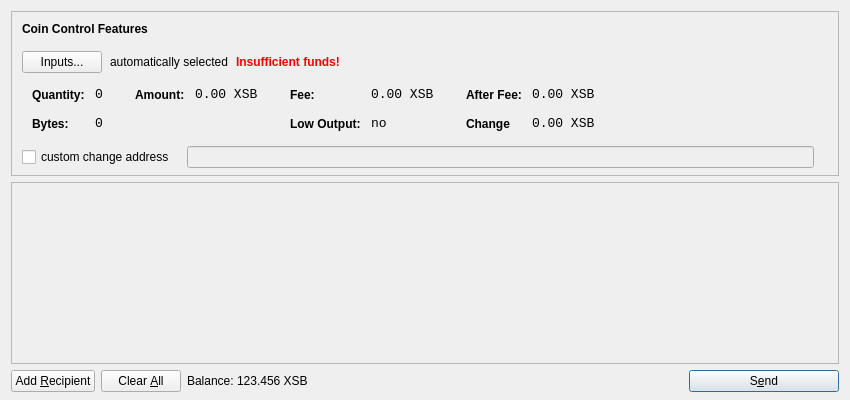
<?xml version="1.0" encoding="UTF-8"?>
<ui version="4.0">
 <class>SendCoinsDialog</class>
 <widget class="QDialog" name="SendCoinsDialog">
  <property name="geometry">
   <rect>
    <x>0</x>
    <y>0</y>
    <width>850</width>
    <height>400</height>
   </rect>
  </property>
  <property name="windowTitle">
   <string>Send Coins</string>
  </property>
  <layout class="QVBoxLayout" name="verticalLayout" stretch="0,1,0">
   <property name="bottomMargin">
    <number>8</number>
   </property>
   <item>
    <widget class="QFrame" name="frameCoinControl">
     <property name="sizePolicy">
      <sizepolicy hsizetype="Expanding" vsizetype="Expanding">
       <horstretch>0</horstretch>
       <verstretch>0</verstretch>
      </sizepolicy>
     </property>
     <property name="maximumSize">
      <size>
       <width>16777215</width>
       <height>16777215</height>
      </size>
     </property>
     <property name="frameShape">
      <enum>QFrame::StyledPanel</enum>
     </property>
     <property name="frameShadow">
      <enum>QFrame::Sunken</enum>
     </property>
     <layout class="QVBoxLayout" name="verticalLayoutCoinControl2">
      <property name="spacing">
       <number>-1</number>
      </property>
      <property name="leftMargin">
       <number>0</number>
      </property>
      <property name="topMargin">
       <number>0</number>
      </property>
      <property name="rightMargin">
       <number>0</number>
      </property>
      <property name="bottomMargin">
       <number>6</number>
      </property>
      <item>
       <layout class="QVBoxLayout" name="verticalLayoutCoinControl" stretch="0,0,0,0,1">
        <property name="spacing">
         <number>0</number>
        </property>
        <property name="leftMargin">
         <number>10</number>
        </property>
        <property name="topMargin">
         <number>10</number>
        </property>
        <item>
         <layout class="QHBoxLayout" name="horizontalLayoutCoinControl1">
          <property name="bottomMargin">
           <number>15</number>
          </property>
          <item>
           <widget class="QLabel" name="labelCoinControlFeatures">
            <property name="sizePolicy">
             <sizepolicy hsizetype="Preferred" vsizetype="Maximum">
              <horstretch>0</horstretch>
              <verstretch>0</verstretch>
             </sizepolicy>
            </property>
            <property name="font">
             <font>
              <weight>75</weight>
              <bold>true</bold>
             </font>
            </property>
            <property name="styleSheet">
             <string notr="true">font-weight:bold;</string>
            </property>
            <property name="text">
             <string>Coin Control Features</string>
            </property>
           </widget>
          </item>
         </layout>
        </item>
        <item>
         <layout class="QHBoxLayout" name="horizontalLayoutCoinControl2" stretch="0,0,0,0">
          <property name="spacing">
           <number>8</number>
          </property>
          <property name="bottomMargin">
           <number>10</number>
          </property>
          <item>
           <widget class="QPushButton" name="pushButtonCoinControl">
            <property name="styleSheet">
             <string notr="true"/>
            </property>
            <property name="text">
             <string>Inputs...</string>
            </property>
           </widget>
          </item>
          <item>
           <widget class="QLabel" name="labelCoinControlAutomaticallySelected">
            <property name="text">
             <string>automatically selected</string>
            </property>
            <property name="margin">
             <number>5</number>
            </property>
           </widget>
          </item>
          <item>
           <widget class="QLabel" name="labelCoinControlInsuffFunds">
            <property name="font">
             <font>
              <weight>75</weight>
              <bold>true</bold>
             </font>
            </property>
            <property name="styleSheet">
             <string notr="true">color:red;font-weight:bold;</string>
            </property>
            <property name="text">
             <string>Insufficient funds!</string>
            </property>
            <property name="margin">
             <number>5</number>
            </property>
           </widget>
          </item>
          <item>
           <spacer name="horizontalSpacerCoinControl">
            <property name="orientation">
             <enum>Qt::Horizontal</enum>
            </property>
            <property name="sizeHint" stdset="0">
             <size>
              <width>40</width>
              <height>1</height>
             </size>
            </property>
           </spacer>
          </item>
         </layout>
        </item>
        <item>
         <widget class="QWidget" name="widgetCoinControl" native="true">
          <property name="sizePolicy">
           <sizepolicy hsizetype="Preferred" vsizetype="Preferred">
            <horstretch>0</horstretch>
            <verstretch>0</verstretch>
           </sizepolicy>
          </property>
          <property name="minimumSize">
           <size>
            <width>0</width>
            <height>0</height>
           </size>
          </property>
          <property name="styleSheet">
           <string notr="true"/>
          </property>
          <layout class="QHBoxLayout" name="horizontalLayoutCoinControl5">
           <property name="margin">
            <number>0</number>
           </property>
           <item>
            <layout class="QHBoxLayout" name="horizontalLayoutCoinControl3" stretch="0,0,0,1">
             <property name="spacing">
              <number>20</number>
             </property>
             <property name="topMargin">
              <number>0</number>
             </property>
             <property name="bottomMargin">
              <number>10</number>
             </property>
             <item>
              <layout class="QFormLayout" name="formLayoutCoinControl1">
               <property name="horizontalSpacing">
                <number>10</number>
               </property>
               <property name="verticalSpacing">
                <number>14</number>
               </property>
               <property name="leftMargin">
                <number>10</number>
               </property>
               <property name="topMargin">
                <number>4</number>
               </property>
               <property name="rightMargin">
                <number>6</number>
               </property>
               <item row="0" column="0">
                <widget class="QLabel" name="labelCoinControlQuantityText">
                 <property name="styleSheet">
                  <string notr="true">font-weight:bold;</string>
                 </property>
                 <property name="text">
                  <string>Quantity:</string>
                 </property>
                 <property name="margin">
                  <number>0</number>
                 </property>
                </widget>
               </item>
               <item row="0" column="1">
                <widget class="QLabel" name="labelCoinControlQuantity">
                 <property name="font">
                  <font>
                   <family>Monospace</family>
                   <pointsize>10</pointsize>
                  </font>
                 </property>
                 <property name="cursor">
                  <cursorShape>IBeamCursor</cursorShape>
                 </property>
                 <property name="contextMenuPolicy">
                  <enum>Qt::ActionsContextMenu</enum>
                 </property>
                 <property name="text">
                  <string>0</string>
                 </property>
                 <property name="margin">
                  <number>0</number>
                 </property>
                 <property name="textInteractionFlags">
                  <set>Qt::LinksAccessibleByMouse|Qt::TextSelectableByKeyboard|Qt::TextSelectableByMouse</set>
                 </property>
                </widget>
               </item>
               <item row="1" column="0">
                <widget class="QLabel" name="labelCoinControlBytesText">
                 <property name="styleSheet">
                  <string notr="true">font-weight:bold;</string>
                 </property>
                 <property name="text">
                  <string>Bytes:</string>
                 </property>
                </widget>
               </item>
               <item row="1" column="1">
                <widget class="QLabel" name="labelCoinControlBytes">
                 <property name="font">
                  <font>
                   <family>Monospace</family>
                   <pointsize>10</pointsize>
                  </font>
                 </property>
                 <property name="cursor">
                  <cursorShape>IBeamCursor</cursorShape>
                 </property>
                 <property name="contextMenuPolicy">
                  <enum>Qt::ActionsContextMenu</enum>
                 </property>
                 <property name="text">
                  <string>0</string>
                 </property>
                 <property name="textInteractionFlags">
                  <set>Qt::LinksAccessibleByMouse|Qt::TextSelectableByKeyboard|Qt::TextSelectableByMouse</set>
                 </property>
                </widget>
               </item>
              </layout>
             </item>
             <item>
              <layout class="QFormLayout" name="formLayoutCoinControl2">
               <property name="horizontalSpacing">
                <number>10</number>
               </property>
               <property name="verticalSpacing">
                <number>14</number>
               </property>
               <property name="leftMargin">
                <number>6</number>
               </property>
               <property name="topMargin">
                <number>4</number>
               </property>
               <property name="rightMargin">
                <number>6</number>
               </property>
               <item row="0" column="0">
                <widget class="QLabel" name="labelCoinControlAmountText">
                 <property name="styleSheet">
                  <string notr="true">font-weight:bold;</string>
                 </property>
                 <property name="text">
                  <string>Amount:</string>
                 </property>
                 <property name="margin">
                  <number>0</number>
                 </property>
                </widget>
               </item>
               <item row="0" column="1">
                <widget class="QLabel" name="labelCoinControlAmount">
                 <property name="font">
                  <font>
                   <family>Monospace</family>
                   <pointsize>10</pointsize>
                  </font>
                 </property>
                 <property name="cursor">
                  <cursorShape>IBeamCursor</cursorShape>
                 </property>
                 <property name="contextMenuPolicy">
                  <enum>Qt::ActionsContextMenu</enum>
                 </property>
                 <property name="text">
                  <string notr="true">0.00 XSB</string>
                 </property>
                 <property name="textInteractionFlags">
                  <set>Qt::LinksAccessibleByMouse|Qt::TextSelectableByKeyboard|Qt::TextSelectableByMouse</set>
                 </property>
                </widget>
               </item>
              </layout>
             </item>
             <item>
              <layout class="QFormLayout" name="formLayoutCoinControl3">
               <property name="horizontalSpacing">
                <number>10</number>
               </property>
               <property name="verticalSpacing">
                <number>14</number>
               </property>
               <property name="leftMargin">
                <number>6</number>
               </property>
               <property name="topMargin">
                <number>4</number>
               </property>
               <property name="rightMargin">
                <number>6</number>
               </property>
               <item row="0" column="0">
                <widget class="QLabel" name="labelCoinControlFeeText">
                 <property name="styleSheet">
                  <string notr="true">font-weight:bold;</string>
                 </property>
                 <property name="text">
                  <string>Fee:</string>
                 </property>
                 <property name="margin">
                  <number>0</number>
                 </property>
                </widget>
               </item>
               <item row="0" column="1">
                <widget class="QLabel" name="labelCoinControlFee">
                 <property name="font">
                  <font>
                   <family>Monospace</family>
                   <pointsize>10</pointsize>
                  </font>
                 </property>
                 <property name="cursor">
                  <cursorShape>IBeamCursor</cursorShape>
                 </property>
                 <property name="contextMenuPolicy">
                  <enum>Qt::ActionsContextMenu</enum>
                 </property>
                 <property name="text">
                  <string notr="true">0.00 XSB</string>
                 </property>
                 <property name="textInteractionFlags">
                  <set>Qt::LinksAccessibleByMouse|Qt::TextSelectableByKeyboard|Qt::TextSelectableByMouse</set>
                 </property>
                </widget>
               </item>
               <item row="1" column="0">
                <widget class="QLabel" name="labelCoinControlLowOutputText">
                 <property name="styleSheet">
                  <string notr="true">font-weight:bold;</string>
                 </property>
                 <property name="text">
                  <string>Low Output:</string>
                 </property>
                </widget>
               </item>
               <item row="1" column="1">
                <widget class="QLabel" name="labelCoinControlLowOutput">
                 <property name="font">
                  <font>
                   <family>Monospace</family>
                   <pointsize>10</pointsize>
                  </font>
                 </property>
                 <property name="cursor">
                  <cursorShape>IBeamCursor</cursorShape>
                 </property>
                 <property name="contextMenuPolicy">
                  <enum>Qt::ActionsContextMenu</enum>
                 </property>
                 <property name="text">
                  <string>no</string>
                 </property>
                 <property name="textInteractionFlags">
                  <set>Qt::LinksAccessibleByMouse|Qt::TextSelectableByKeyboard|Qt::TextSelectableByMouse</set>
                 </property>
                </widget>
               </item>
              </layout>
             </item>
             <item>
              <layout class="QFormLayout" name="formLayoutCoinControl4">
               <property name="horizontalSpacing">
                <number>10</number>
               </property>
               <property name="verticalSpacing">
                <number>14</number>
               </property>
               <property name="leftMargin">
                <number>6</number>
               </property>
               <property name="topMargin">
                <number>4</number>
               </property>
               <property name="rightMargin">
                <number>6</number>
               </property>
               <item row="0" column="0">
                <widget class="QLabel" name="labelCoinControlAfterFeeText">
                 <property name="styleSheet">
                  <string notr="true">font-weight:bold;</string>
                 </property>
                 <property name="text">
                  <string>After Fee:</string>
                 </property>
                 <property name="margin">
                  <number>0</number>
                 </property>
                </widget>
               </item>
               <item row="0" column="1">
                <widget class="QLabel" name="labelCoinControlAfterFee">
                 <property name="font">
                  <font>
                   <family>Monospace</family>
                   <pointsize>10</pointsize>
                  </font>
                 </property>
                 <property name="cursor">
                  <cursorShape>IBeamCursor</cursorShape>
                 </property>
                 <property name="contextMenuPolicy">
                  <enum>Qt::ActionsContextMenu</enum>
                 </property>
                 <property name="text">
                  <string notr="true">0.00 XSB</string>
                 </property>
                 <property name="textInteractionFlags">
                  <set>Qt::LinksAccessibleByMouse|Qt::TextSelectableByKeyboard|Qt::TextSelectableByMouse</set>
                 </property>
                </widget>
               </item>
               <item row="1" column="0">
                <widget class="QLabel" name="labelCoinControlChangeText">
                 <property name="styleSheet">
                  <string notr="true">font-weight:bold;</string>
                 </property>
                 <property name="text">
                  <string>Change</string>
                 </property>
                </widget>
               </item>
               <item row="1" column="1">
                <widget class="QLabel" name="labelCoinControlChange">
                 <property name="font">
                  <font>
                   <family>Monospace</family>
                   <pointsize>10</pointsize>
                  </font>
                 </property>
                 <property name="cursor">
                  <cursorShape>IBeamCursor</cursorShape>
                 </property>
                 <property name="contextMenuPolicy">
                  <enum>Qt::ActionsContextMenu</enum>
                 </property>
                 <property name="text">
                  <string notr="true">0.00 XSB</string>
                 </property>
                 <property name="textInteractionFlags">
                  <set>Qt::LinksAccessibleByMouse|Qt::TextSelectableByKeyboard|Qt::TextSelectableByMouse</set>
                 </property>
                </widget>
               </item>
              </layout>
             </item>
            </layout>
           </item>
          </layout>
         </widget>
        </item>
        <item>
         <layout class="QHBoxLayout" name="horizontalLayoutCoinControl4" stretch="0,0,0">
          <property name="spacing">
           <number>12</number>
          </property>
          <property name="sizeConstraint">
           <enum>QLayout::SetDefaultConstraint</enum>
          </property>
          <property name="topMargin">
           <number>5</number>
          </property>
          <property name="rightMargin">
           <number>5</number>
          </property>
          <item>
           <widget class="QCheckBox" name="checkBoxCoinControlChange">
            <property name="text">
             <string>custom change address</string>
            </property>
           </widget>
          </item>
          <item>
           <widget class="QLineEdit" name="lineEditCoinControlChange">
            <property name="enabled">
             <bool>false</bool>
            </property>
            <property name="sizePolicy">
             <sizepolicy hsizetype="Expanding" vsizetype="Fixed">
              <horstretch>0</horstretch>
              <verstretch>0</verstretch>
             </sizepolicy>
            </property>
           </widget>
          </item>
          <item>
           <widget class="QLabel" name="labelCoinControlChangeLabel">
            <property name="sizePolicy">
             <sizepolicy hsizetype="Preferred" vsizetype="Expanding">
              <horstretch>0</horstretch>
              <verstretch>0</verstretch>
             </sizepolicy>
            </property>
            <property name="minimumSize">
             <size>
              <width>0</width>
              <height>0</height>
             </size>
            </property>
            <property name="text">
             <string/>
            </property>
            <property name="margin">
             <number>3</number>
            </property>
           </widget>
          </item>
         </layout>
        </item>
        <item>
         <spacer name="verticalSpacerCoinControl">
          <property name="orientation">
           <enum>Qt::Vertical</enum>
          </property>
          <property name="sizeHint" stdset="0">
           <size>
            <width>800</width>
            <height>1</height>
           </size>
          </property>
         </spacer>
        </item>
       </layout>
      </item>
     </layout>
    </widget>
   </item>
   <item>
    <widget class="QScrollArea" name="scrollArea">
     <property name="widgetResizable">
      <bool>true</bool>
     </property>
     <widget class="QWidget" name="scrollAreaWidgetContents">
      <property name="geometry">
       <rect>
        <x>0</x>
        <y>0</y>
        <width>830</width>
        <height>165</height>
       </rect>
      </property>
      <layout class="QVBoxLayout" name="verticalLayout_2">
       <property name="margin">
        <number>0</number>
       </property>
       <item>
        <layout class="QVBoxLayout" name="entries">
         <property name="spacing">
          <number>6</number>
         </property>
        </layout>
       </item>
       <item>
        <spacer name="verticalSpacer">
         <property name="orientation">
          <enum>Qt::Vertical</enum>
         </property>
         <property name="sizeHint" stdset="0">
          <size>
           <width>20</width>
           <height>40</height>
          </size>
         </property>
        </spacer>
       </item>
      </layout>
     </widget>
    </widget>
   </item>
   <item>
    <layout class="QHBoxLayout" name="horizontalLayout">
     <item>
      <widget class="QPushButton" name="addButton">
       <property name="toolTip">
        <string>Send to multiple recipients at once</string>
       </property>
       <property name="text">
        <string>Add &amp;Recipient</string>
       </property>
       <property name="autoDefault">
        <bool>false</bool>
       </property>
      </widget>
     </item>
     <item>
      <widget class="QPushButton" name="clearButton">
       <property name="sizePolicy">
        <sizepolicy hsizetype="Minimum" vsizetype="Fixed">
         <horstretch>0</horstretch>
         <verstretch>0</verstretch>
        </sizepolicy>
       </property>
       <property name="toolTip">
        <string>Remove all transaction fields</string>
       </property>
       <property name="text">
        <string>Clear &amp;All</string>
       </property>
       <property name="autoRepeatDelay">
        <number>300</number>
       </property>
       <property name="autoDefault">
        <bool>false</bool>
       </property>
      </widget>
     </item>
     <item>
      <layout class="QHBoxLayout" name="horizontalLayout_2">
       <property name="spacing">
        <number>3</number>
       </property>
       <item>
        <widget class="QLabel" name="label">
         <property name="sizePolicy">
          <sizepolicy hsizetype="Preferred" vsizetype="Fixed">
           <horstretch>0</horstretch>
           <verstretch>0</verstretch>
          </sizepolicy>
         </property>
         <property name="text">
          <string>Balance:</string>
         </property>
        </widget>
       </item>
       <item>
        <widget class="QLabel" name="labelBalance">
         <property name="sizePolicy">
          <sizepolicy hsizetype="Preferred" vsizetype="Fixed">
           <horstretch>0</horstretch>
           <verstretch>0</verstretch>
          </sizepolicy>
         </property>
         <property name="cursor">
          <cursorShape>IBeamCursor</cursorShape>
         </property>
         <property name="text">
          <string notr="true">123.456 XSB</string>
         </property>
         <property name="textInteractionFlags">
          <set>Qt::LinksAccessibleByMouse|Qt::TextSelectableByKeyboard|Qt::TextSelectableByMouse</set>
         </property>
        </widget>
       </item>
      </layout>
     </item>
     <item>
      <spacer name="horizontalSpacer">
       <property name="orientation">
        <enum>Qt::Horizontal</enum>
       </property>
       <property name="sizeHint" stdset="0">
        <size>
         <width>40</width>
         <height>20</height>
        </size>
       </property>
      </spacer>
     </item>
     <item>
      <widget class="QPushButton" name="sendButton">
       <property name="minimumSize">
        <size>
         <width>150</width>
         <height>0</height>
        </size>
       </property>
       <property name="toolTip">
        <string>Confirm the send action</string>
       </property>
       <property name="text">
        <string>S&amp;end</string>
       </property>
       <property name="icon">
        <iconset resource="../bitcoin.qrc">
         <normaloff>:/icons/send</normaloff>:/icons/send</iconset>
       </property>
       <property name="default">
        <bool>true</bool>
       </property>
      </widget>
     </item>
    </layout>
   </item>
  </layout>
 </widget>
 <resources>
  <include location="../bitcoin.qrc"/>
 </resources>
 <connections/>
</ui>
